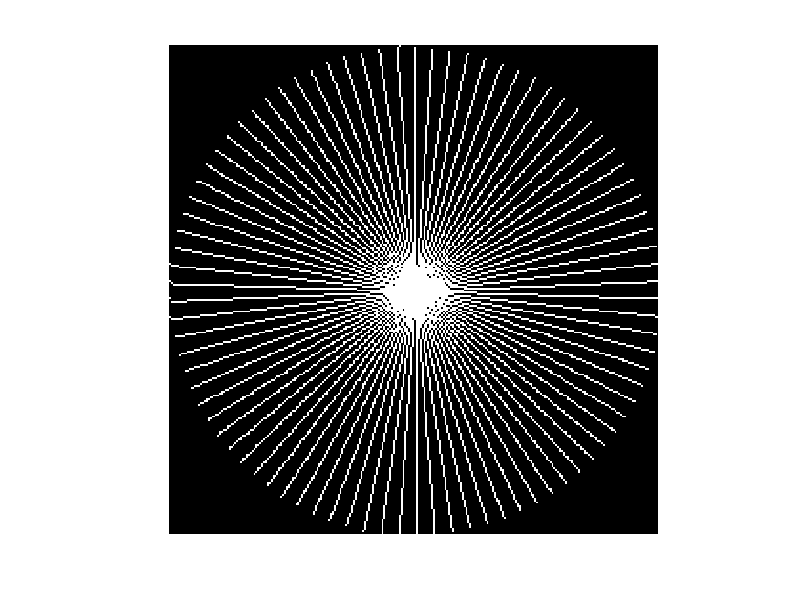

Reproduce this figure in MATLAB. (Note: this script raises an error after producing the figure.)
%% The Code is created based on the method described in the following paper:
% Highly Undersampled Magnetic Resonance Imaging Reconstruction using Autoencoding Priors, Submitted to Magnetic Resonance in Medicine, 2018.
% Author: Q. Liu, Q. Yang, H. Zhou, S. Wang, M. Zhang, D. Liang.
% Date : 11/2018
% Version : 1.0
% The code and the algorithm are for non-comercial use only.
% Copyright 2018, Department of Electronic Information Engineering, Nanchang University.
% Paul C. Lauterbur Research Center for Biomedical Imaging, Shenzhen Institutes of Advanced Technology, Chinese Academy of Sciences, Shenzhen 518055, China
% Medical AI research center, Shenzhen Institutes of Advanced Technology, Chinese Academy of Sciences, Shenzhen 518055, China

% EDAEPRec - Enhanced Denoising Autoencoder Prior for Reconstruction 

clear; 
clc; 
% addpath ../siavash/caffe/matlab; % add MatCaffe path
getd = @(p)path(path,p);% Add some directories to the path
getd('./mask/');
getd('./model/');
getd('./quality_assess/');
getd('./testdata/');
getd('./utilities/');

%#######%%%%% set to 0 if you want to run on CPU (very slow) %%%%
use_gpu = 1;

%% Reconstruction demo
%#######%%%%% read sampling %%%%
load mask_radial_85; mask = mask_radial_015; 
mask = fftshift(fftshift(mask,1),2);
figure(356); imshow(fftshift(mask),[]);   %
n = size(mask,2);
fprintf(1, 'n=%d, k=%d, Unsamped=%f\n', n, sum(sum(mask)),1-sum(sum(mask))/n/n); %

%#######%%%%% read test image %%%%
load Test2;  Img = imrotate(Img, 90); Img(:,end-6:end) = []; Img(:,1:7) = [];
gt = 255*Img./max(abs(Img(:)));
figure(334);imshow(abs(gt),[]);

%#######%%%%% generate partial samples %%%%
sigma_d = 0 * 255;
noise = randn(size(gt));
Partial_data = mask.*(fft2(gt) + noise * sigma_d + (0+1i)*noise * sigma_d); %
Im = ifft2(Partial_data); 
figure(335);imshow(abs(Im),[]);

%#######%%%%% load network for solver %%%%
params.net = loadNet_qx3channel_diffSigma([size(gt),3], use_gpu);
params.gt = gt;

params2.net = loadNet_qx3channel_diffSigma2([size(gt),3], use_gpu);
params2.gt = gt;

%#######%%%%% run EDAEPRec %%%%
params.sigma_net = 15;   
params.num_iter = 200;
params2.sigma_net = 25;  
params2.num_iter = params.num_iter;
Noise_repeat_num = 3;  %3;   %8;  %1; %12;
display_flag = 1;
min_max_flag = 1; %if the max and min values of the groundtruth is known to be 255 and 0;  
Im_Rec = EDAEPRec_15_25(Im, Partial_data, mask, sigma_d, Noise_repeat_num, display_flag, params, params2);

%#######%%%%% result evaluation %%%%
[psnr, ssim, ~] = MSIQA(abs(gt), abs(Im_Rec));
hfen = norm(imfilter(abs(Im_Rec/255),fspecial('log',15,1.5)) - imfilter(abs(gt/255),fspecial('log',15,1.5)),'fro');
disp(['PSNR =  ' num2str(psnr) ]);
disp(['SSIM =  ' num2str(ssim) ]);
disp(['HFEN =  ' num2str(hfen) ]);

%#######%%%%% result display %%%%
figure(666);subplot(1,3,1);imshow(abs(gt)/255); title('Ground-truth');colormap(gray);
subplot(1,3,2);imshow(abs(Im)/255); title('Zero-filled');colormap(gray);
subplot(1,3,3);imshow(abs(Im_Rec)/255); title('Net-recon');colormap(gray);

figure(667);imshow([real(gt)/255,imag(gt)/255,abs(gt)/255],[]); 
figure(668);imshow([abs(Im-gt)/255,abs(Im_Rec-gt)/255],[]); colormap(jet);colorbar;


